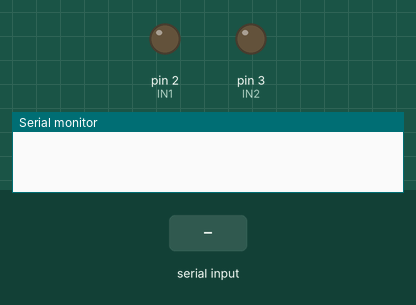
A sketch run on a simulated Arduino Uno, built with avr-gcc and run on an emulated ATmega328P. On the bench: output pins drawn as LEDs (lit = HIGH), the last lines printed to the serial monitor. The test bench sets the inputs (shaded band). Pins used as bus, display or sensor lines are not drawn.

Above: at 1.3 s.
1.4 s: "hot,1\n" received over Serial
At 1.8 s:
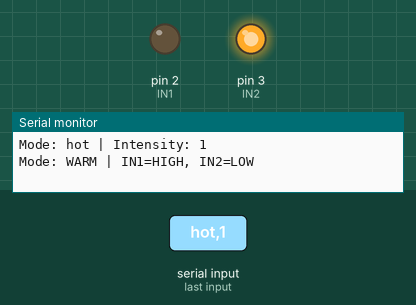
2.9 s: "cool,1\n" received over Serial
At 4.1 s:
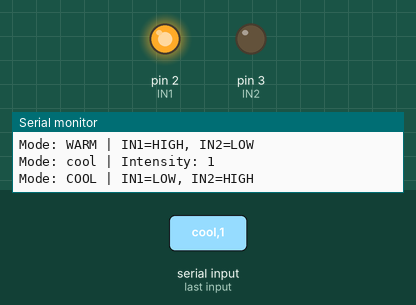
4.4 s: byte 49 ('1') received over Serial
At 5.9 s:
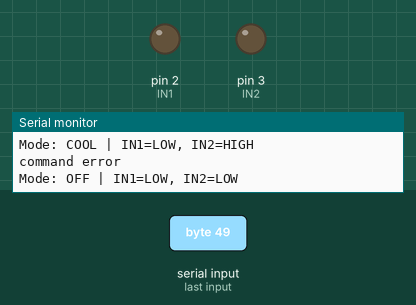
6.9 s: "hot,150\n" received over Serial
At 7.3 s:
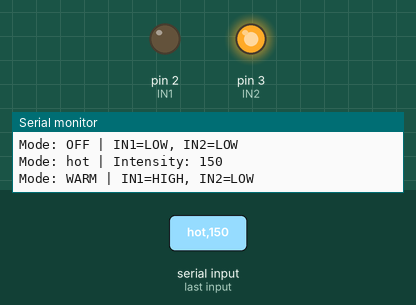
8.4 s: "ORBI80\n" received over Serial
At 9.6 s:
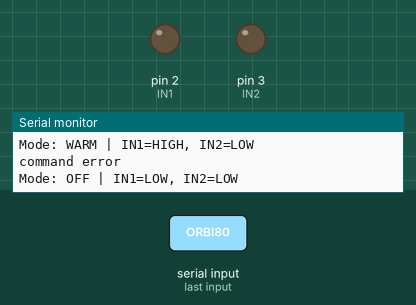
Timing chart, 0 to 10.9 s (numbered marks = the images above; inputs shaded):
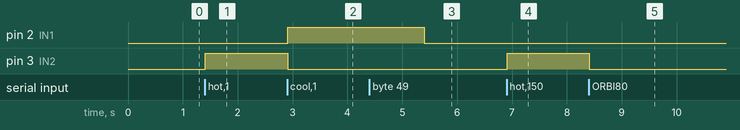

The sketch:

thermal_serial.ino
```cpp
#define PWMControl 1
#define IN1 2
#define IN2 3

// #include <WiFi.h>
// #include <WiFi.h>
// #include <WebServer.h>
// #include <Ticker.h>

// ---------- Wi-Fi ----------
// const char* ssid     = "LuciCeptionNetwork";
// const char* ssid     = "7wifi";
// const char* password = "40666888";
// const char* ssid     = "ORBI80";
// // const char* ssid     = "iPhone 16";
// const char* password = "classychair864";
// const char* ssid     = "NOKIA-5942";
// const char* password = "37a472adae";

// IPAddress local_IP(192, 168, 1, 183);     // Set your static IP
// IPAddress gateway(192, 168, 1, 1);        // Set your gateway
// IPAddress subnet(255, 255, 255, 0);       // Set your subnet mask
// IPAddress dns(8, 8, 8, 8);                // (Optional) Set your DNS
// // ---------- Web ----------
// WebServer server(80);


enum Mode {
  OFF,
  WARM,
  COOL
};

// void changePeltierDirection(int mode) {
//   switch (mode) {
//     case WARM:
//       digitalWrite(IN1, HIGH);
//       digitalWrite(IN2, LOW);
//       Serial.println("Mode: WARM | IN1=HIGH, IN2=LOW");
//       break;
//     case COOL:
//       digitalWrite(IN1, LOW);
//       digitalWrite(IN2, HIGH);
//       Serial.println("Mode: COOL | IN1=LOW, IN2=HIGH");
//       break;
//     default:
//       digitalWrite(IN1, LOW);
//       digitalWrite(IN2, LOW);
//       Serial.println("Mode: OFF | IN1=LOW, IN2=LOW");
//       break;
//   }
// }


void setThermalMode(String mode) {
  if (mode=="hot")
  {
    digitalWrite(IN1, LOW);
    digitalWrite(IN2, HIGH);
    Serial.println("Mode: WARM | IN1=HIGH, IN2=LOW");
  }
  else if (mode=="cool")
  {
    digitalWrite(IN1, HIGH);
    digitalWrite(IN2, LOW);
    Serial.println("Mode: COOL | IN1=LOW, IN2=HIGH");
  }
  else
  {
    digitalWrite(IN1, LOW);
    digitalWrite(IN2, LOW);
    Serial.println("Mode: OFF | IN1=LOW, IN2=LOW");
  }
}


void setThermalIntenisty (int intensity)
{
  analogWrite(PWMControl, intensity);
}

int requestedMode = -1;


// Alternates Peltier ON for 10s and OFF for 10s, increasing PWM by 5% each ON cycle using activatePeltier
// void activatePeltierRepeatedly(int mode) {
//   static unsigned long lastChange = 0;
//   static bool isOn = false;
//   static int pwmValue = 0;
//   static int cycle = 0;
//   unsigned long currentMillis = millis();


//   if (mode == -1)
//   {
//     //do nothing, skip
//     return;
//   }
//   else if (mode == OFF)
//   {
//     isOn = false;
//     pwmValue = 0;
//     //turn it off
//     changePeltierDirection(OFF);
//     requestedMode = -1;

//     return;
//   }

//   int pwmStep = (int)(255 * 0.05); // 5% of 255 ≈ 12
//   if (isOn) {
//     if (currentMillis - lastChange >= 10000) {
//       activatePeltier(OFF, 0); // Turn OFF immediately
//       isOn = false;
//       lastChange = currentMillis;
//       Serial.print("Cycle ");
//       Serial.print(cycle);
//       Serial.println(": OFF for 10s");
//     }
//   } else {
//     if (currentMillis - lastChange >= 10000) {
//       pwmValue = min(255, pwmValue + pwmStep);
//       analogWrite(PWMControl, pwmValue);
//       activatePeltier(mode, 10000); // Turn ON for 10s
//       isOn = true;
//       lastChange = currentMillis;
//       cycle++;
//       Serial.print("Cycle ");
//       Serial.print(cycle);
//       Serial.print(": ON for 10s, PWM = ");
//       Serial.println(pwmValue);
//     }
//   }
// }


// Reads serial input (1,2,3) and activates Peltier for 10 seconds
void handleSerialPeltierControl() {

  if (Serial.available() > 0) {
    char input = Serial.read();
    switch (input) {
      case '1':
        requestedMode = OFF;

        return;
      case '2':
        requestedMode = WARM;
        break;
      case '3':
        requestedMode = COOL;
        break;
      default:
        // Ignore other input
        break;
    }
      // activatePeltierRepeatedly(requestedMode);
  }
  // activatePeltier(requestedMode, 10000); // 10 seconds

}

// // Gradually increases PWM from 0 to 255
// void gradualPWMIncrease(int stepDelay) {
//   static int pwmValue = 0;
//   static unsigned long lastUpdate = 0;
//   unsigned long currentMillis = millis();
//   if (pwmValue < 255 && currentMillis - lastUpdate >= stepDelay) {
//     pwmValue++;
//     analogWrite(PWMControl, pwmValue);
//     lastUpdate = currentMillis;
//   }

// }

// // Activates Peltier direction for a given duration (ms) based on mode (OFF, WARM, COOL). If mode is OFF, turns off immediately.
// void activatePeltier(int mode, unsigned long durationMs) {
//   static int lastMode = OFF;
//   static bool active = false;
//   static unsigned long startTime = 0;
//   if (mode == OFF) {
//     changePeltierDirection(OFF);
//     active = false;
//     lastMode = OFF;
//     return;
//   }
//   if (!active || lastMode != mode) {
//     changePeltierDirection(mode);
//     startTime = millis();
//     active = true;
//     lastMode = mode;
//   } else {
//     if (millis() - startTime >= durationMs) {
//       changePeltierDirection(OFF);
//       active = false;
//       lastMode = OFF;
//     }
//   }
// }


//http handling

// void handleConfigure() {
//   if (server.hasArg("mode")) {
//     String mode = server.arg("mode");
//     if (mode == "warm") {
//       changePeltierDirection(WARM);
//     } else if (mode == "cool") {
//       changePeltierDirection(COOL);
//     } else { // off
//       changePeltierDirection(OFF);
//     }
//     Serial.print("mode: ");
//     Serial.println(mode);
//   }
//   if (server.hasArg("intensity")) {
//     int intensity = server.arg("intensity").toInt(); // expects 0-255
//     analogWrite(PWMControl, intensity);
//     Serial.print("intensity: ");
//     Serial.println(intensity);
//   }
//   server.send(200, "text/plain", "OK");
// }

void ParseCommand(String command)
{
   // Split into mode and intensity
    int commaIndex = command.indexOf(',');
    if (commaIndex > 0) {
      String mode = command.substring(0, commaIndex);
      int intensity = command.substring(commaIndex + 1).toInt();

      Serial.print("Mode: ");
      Serial.print(mode);
      Serial.print(" | Intensity: ");
      Serial.println(intensity);
      setThermalIntenisty(intensity);
      setThermalMode(mode);
    }
    else
    {
      Serial.println("command error");
      setThermalMode("off");
      setThermalIntenisty(0);
    }
}


void setup() {
  pinMode(PWMControl, OUTPUT);
  pinMode(IN1, OUTPUT);
  pinMode(IN2, OUTPUT);
  //delay(900000);
  //analogWrite(PWMControl, 255);
  analogWrite(PWMControl, 0);
  // digitalWrite(IN1, HIGH);
  // digitalWrite(IN2, LOW);
  Serial.begin(9600);
  delay(100);

  // Wi-Fi connect
  // WiFi.mode(WIFI_STA);
  // WiFi.config(local_IP, gateway, subnet, dns);
  // WiFi.begin(ssid, password);
  // Serial.print("Connecting to WiFi");
  // while (WiFi.status() != WL_CONNECTED) {
  //   Serial.print('.');
  //   delay(500);
  // }
  // Serial.println();

  // HTTP routes
  // server.on("/", HTTP_GET, handleRoot);
  // server.on("/configure", HTTP_GET, handleConfigure);
  // server.begin();
  // Serial.println();
  // Serial.print("IP: "); Serial.println(WiFi.localIP());
}


void loop() {
  if (Serial.available() > 0) {

    String command = Serial.readStringUntil('\n'); // read until newline
    ParseCommand(command);
  }
  // server.handleClient();
  // Serial.print("IP: "); Serial.println(WiFi.localIP());
  // Serial.println("loop");
  // handleSerialPeltierControl();
  // activatePeltierRepeatedly(requestedMode);
  // analogWrite(PWMControl, 255);
}
```

Measured:
- after the input at 1.4 s, pin 3 (IN2): LOW → HIGH at once
- after the input at 2.9 s, pin 2 (IN1): LOW → HIGH at once; pin 3 (IN2): HIGH → LOW at once
- after the input at 4.4 s, pin 2 (IN1): HIGH → LOW after 1.0 s
- after the input at 6.9 s, pin 3 (IN2): LOW → HIGH at once
- after the input at 8.4 s, pin 3 (IN2): HIGH → LOW at once
